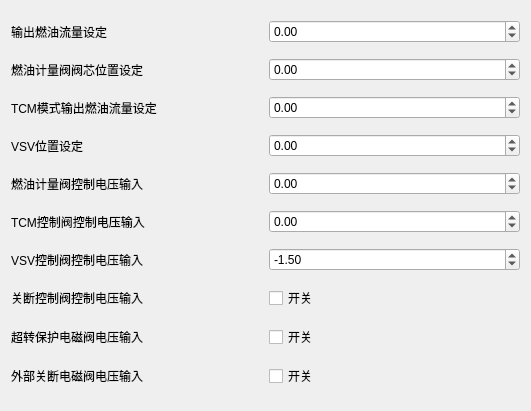
     <widget class="QWidget" name="layoutWidget_26">
      <property name="geometry">
       <rect>
        <x>110</x>
        <y>70</y>
        <width>531</width>
        <height>411</height>
       </rect>
      </property>
      <layout class="QVBoxLayout" name="verticalLayout_28">
       <item>
        <layout class="QHBoxLayout" name="horizontalLayout_29">
         <item>
          <widget class="QLabel" name="label_85">
           <property name="text">
            <string>输出燃油流量设定</string>
           </property>
          </widget>
         </item>
         <item>
          <widget class="QDoubleSpinBox" name="send1">
           <property name="readOnly">
            <bool>false</bool>
           </property>
           <property name="keyboardTracking">
            <bool>true</bool>
           </property>
           <property name="minimum">
            <double>-15.000000000000000</double>
           </property>
           <property name="maximum">
            <double>100000.000000000000000</double>
           </property>
          </widget>
         </item>
        </layout>
       </item>
       <item>
        <layout class="QHBoxLayout" name="horizontalLayout_30">
         <item>
          <widget class="QLabel" name="label_86">
           <property name="text">
            <string>燃油计量阀阀芯位置设定</string>
           </property>
          </widget>
         </item>
         <item>
          <widget class="QDoubleSpinBox" name="send2">
           <property name="minimum">
            <double>-100000.000000000000000</double>
           </property>
           <property name="maximum">
            <double>10000.000000000000000</double>
           </property>
          </widget>
         </item>
        </layout>
       </item>
       <item>
        <layout class="QHBoxLayout" name="horizontalLayout_31">
         <item>
          <widget class="QLabel" name="label_87">
           <property name="text">
            <string>TCM模式输出燃油流量设定</string>
           </property>
          </widget>
         </item>
         <item>
          <widget class="QDoubleSpinBox" name="send3">
           <property name="minimum">
            <double>-100000.000000000000000</double>
           </property>
           <property name="maximum">
            <double>10000.000000000000000</double>
           </property>
          </widget>
         </item>
        </layout>
       </item>
       <item>
        <layout class="QHBoxLayout" name="horizontalLayout_32">
         <item>
          <widget class="QLabel" name="label_88">
           <property name="text">
            <string>VSV位置设定</string>
           </property>
          </widget>
         </item>
         <item>
          <widget class="QDoubleSpinBox" name="send4">
           <property name="minimum">
            <double>-100000.000000000000000</double>
           </property>
           <property name="maximum">
            <double>10000.000000000000000</double>
           </property>
           <property name="value">
            <double>0.000000000000000</double>
           </property>
          </widget>
         </item>
        </layout>
       </item>
       <item>
        <layout class="QHBoxLayout" name="horizontalLayout_33">
         <item>
          <widget class="QLabel" name="label_89">
           <property name="text">
            <string>燃油计量阀控制电压输入</string>
           </property>
          </widget>
         </item>
         <item>
          <widget class="QDoubleSpinBox" name="send5">
           <property name="minimum">
            <double>-100000.000000000000000</double>
           </property>
           <property name="maximum">
            <double>10000.000000000000000</double>
           </property>
          </widget>
         </item>
        </layout>
       </item>
       <item>
        <layout class="QHBoxLayout" name="horizontalLayout_34">
         <item>
          <widget class="QLabel" name="label_90">
           <property name="text">
            <string>TCM控制阀控制电压输入</string>
           </property>
          </widget>
         </item>
         <item>
          <widget class="QDoubleSpinBox" name="send6">
           <property name="minimum">
            <double>-100000.000000000000000</double>
           </property>
           <property name="maximum">
            <double>10000.000000000000000</double>
           </property>
          </widget>
         </item>
        </layout>
       </item>
       <item>
        <layout class="QHBoxLayout" name="horizontalLayout_38">
         <item>
          <widget class="QLabel" name="label_95">
           <property name="text">
            <string>VSV控制阀控制电压输入</string>
           </property>
          </widget>
         </item>
         <item>
          <widget class="QDoubleSpinBox" name="send10">
           <property name="minimum">
            <double>-100000.000000000000000</double>
           </property>
           <property name="maximum">
            <double>10000.000000000000000</double>
           </property>
           <property name="value">
            <double>-1.500000000000000</double>
           </property>
          </widget>
         </item>
        </layout>
       </item>
       <item>
        <layout class="QHBoxLayout" name="horizontalLayout_35">
         <item>
          <widget class="QLabel" name="label_91">
           <property name="text">
            <string>关断控制阀控制电压输入</string>
           </property>
          </widget>
         </item>
         <item>
          <widget class="QCheckBox" name="ShutoffControlInBox">
           <property name="text">
            <string>开关</string>
           </property>
          </widget>
         </item>
        </layout>
       </item>
       <item>
        <layout class="QHBoxLayout" name="horizontalLayout_36">
         <item>
          <widget class="QLabel" name="label_92">
           <property name="text">
            <string>超转保护电磁阀电压输入</string>
           </property>
          </widget>
         </item>
         <item>
          <widget class="QCheckBox" name="OverRotatingBox">
           <property name="text">
            <string>开关</string>
           </property>
          </widget>
         </item>
        </layout>
       </item>
       <item>
        <layout class="QHBoxLayout" name="horizontalLayout_37">
         <item>
          <widget class="QLabel" name="label_94">
           <property name="text">
            <string>外部关断电磁阀电压输入</string>
           </property>
          </widget>
         </item>
         <item>
          <widget class="QCheckBox" name="ShutoffPilotBox">
           <property name="text">
            <string>开关</string>
           </property>
          </widget>
         </item>
        </layout>
       </item>
      </layout>
     </widget>
